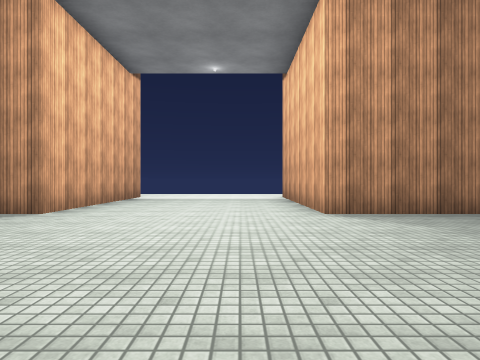
View 1 (above)

24 first-person views from a walk through a 3-D level made in the Unity game engine. The camera is 1.2 m above the floor, looks level and sees 75° across. The floor is counted in squares, 2 m on a side. Each view is taken from the middle of a square. On the plan, view 1 faces up. The plan holds only what a view shows up to about 9 squares ahead; the rest is blank. The place goes on beyond the plan. The player is left out. Door leaves are left out, so doorways stand open. Some surface patterns are stand-ins.

View 2
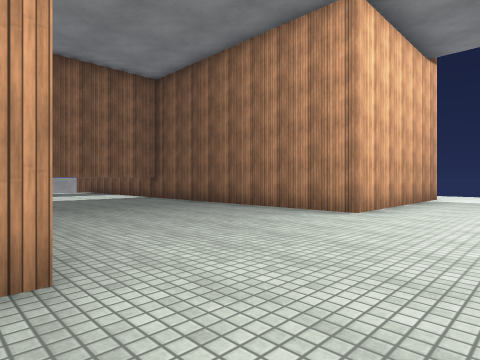

View 3
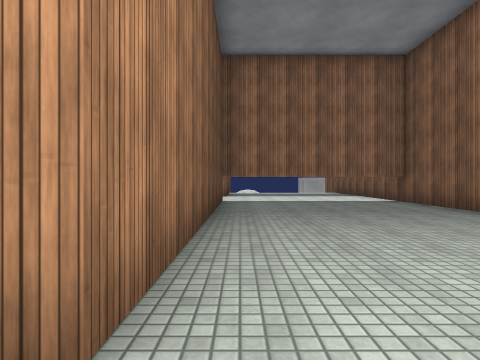

View 4
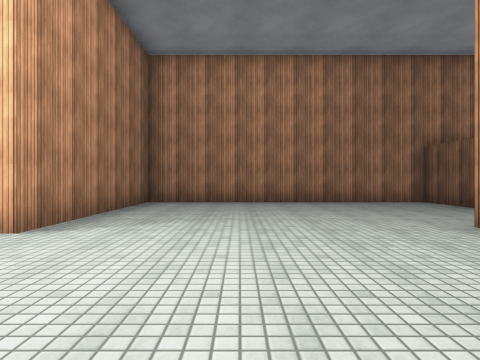

View 5
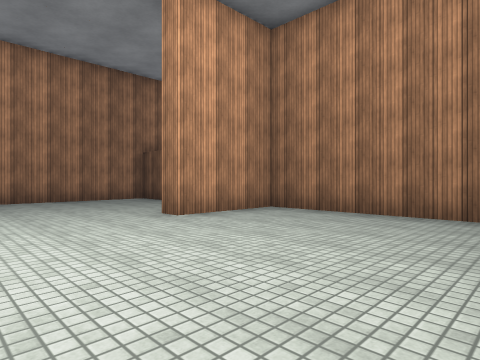

View 6
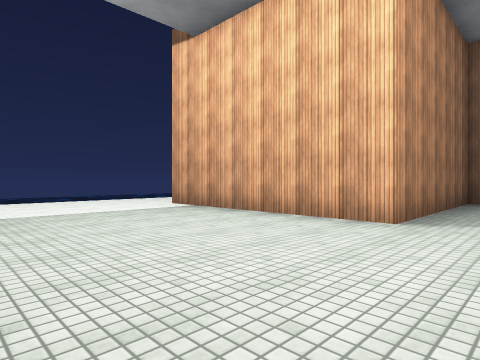

View 7
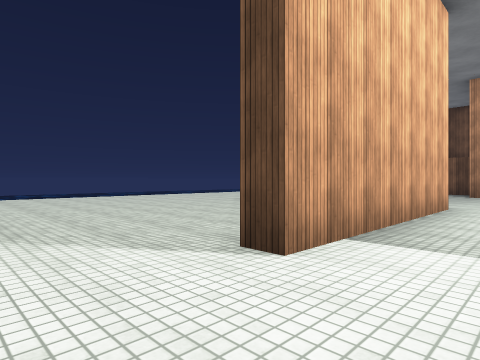

View 8
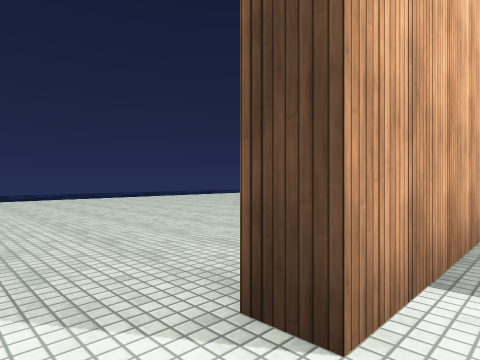

View 9
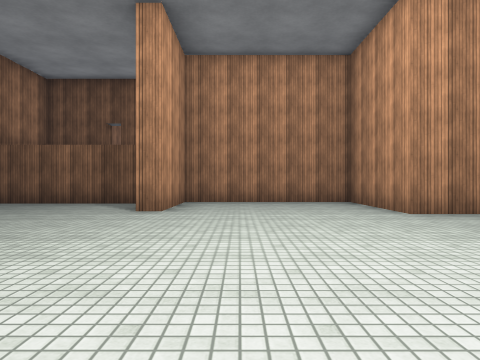

View 10
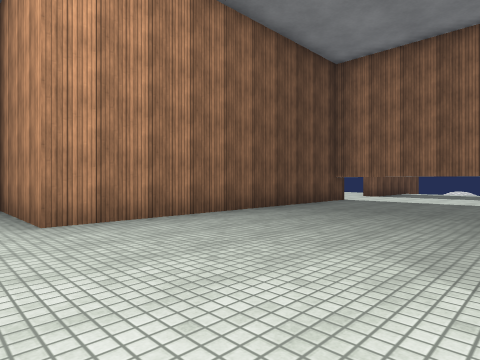

View 11
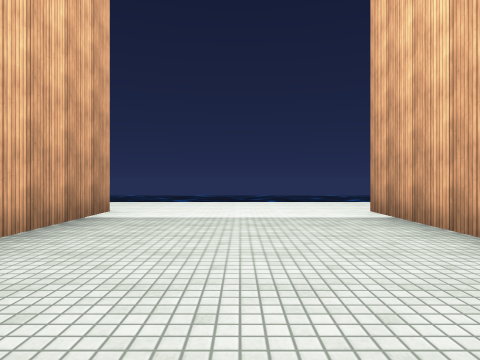

View 12
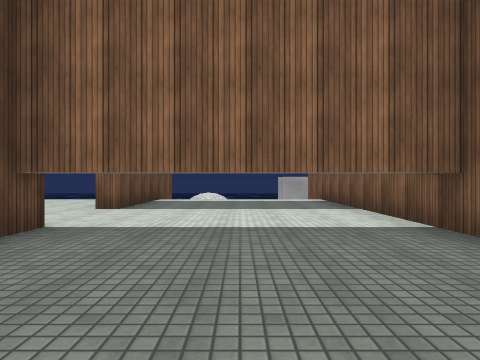

View 13
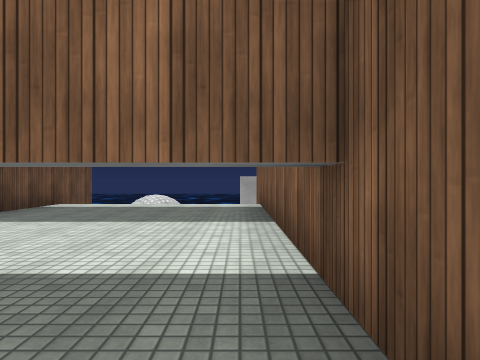

View 14
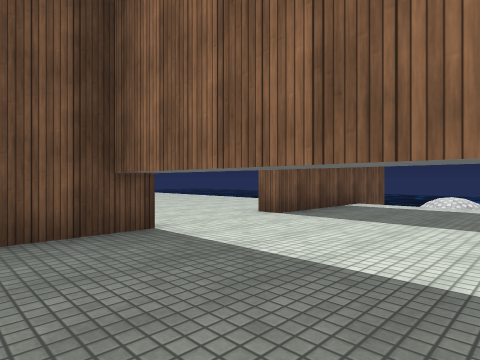

View 15
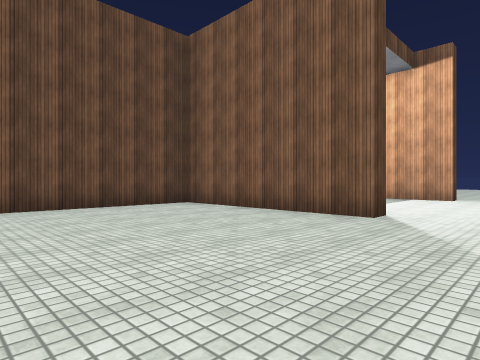

View 16
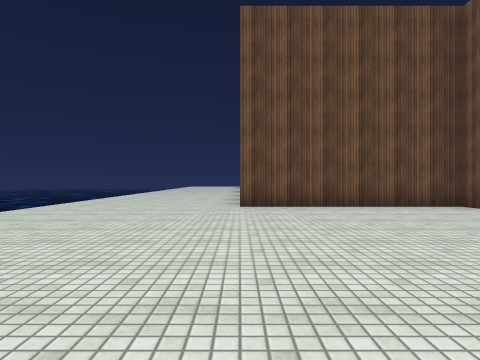

View 17
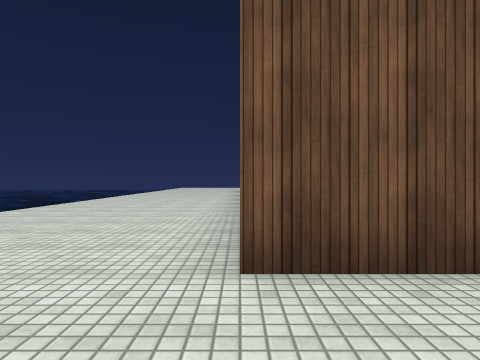

View 18
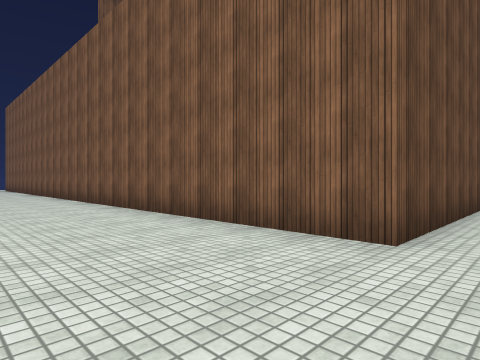

View 19
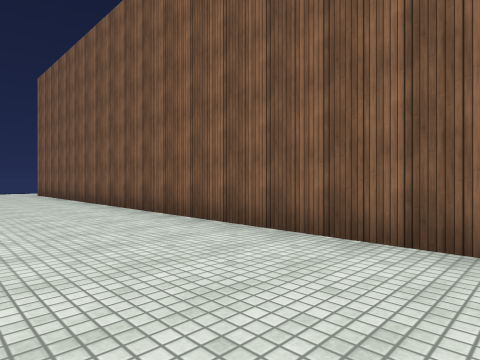

View 20
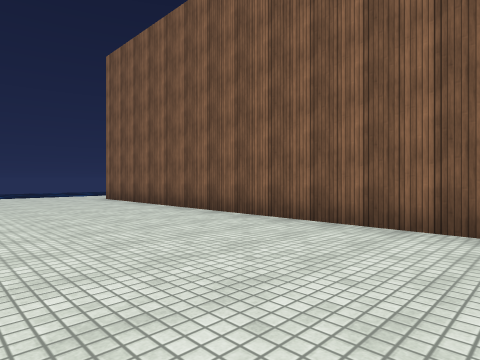

View 21
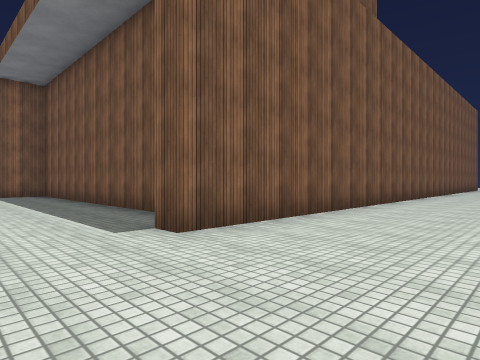

View 22
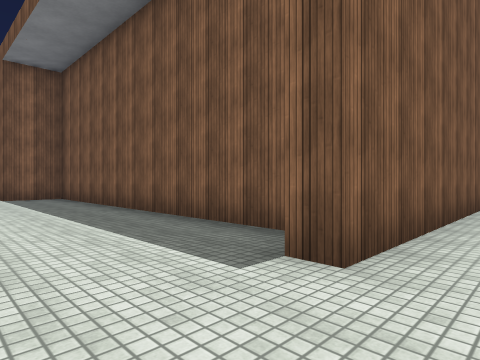

View 23
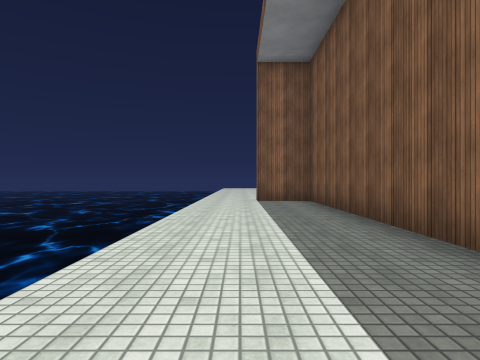

View 24
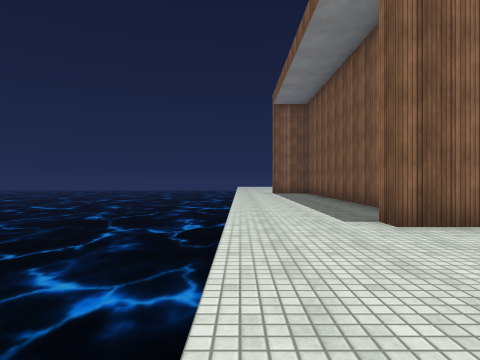

### Floor plan
Key: @ floor where view 1 was taken; # wall or solid block; . floor; v drop or lower ground; T thing the floor can be seen under or through.
Columns run from 18 left of view 1 to 11 right of it. Each row starts with its distance up from view 1.
 13               ............
 12               ...............
 11               #.....#.........
 10               #.....#.........
  9               #.....#.........
  8               #.....#.........
  7               #.....#.........
  6 ###############.....######....
  5  v.....T.................#....
  4  v.....T.................#....
  3  v.....T.................#....
  2  v.....T.................#....
  1 vv.....T.................#....
  0  ####..T########..@.#....#....
 -1   .....        #....#....#....
 -2   .....        #....######...
 -3    ...         ######    #...
 -4                          #....
 -5                          #....
 -6                          #....
 -7                          #....
 -8                          #....
 -9                          #...
-10                          #...
-11                          #...
-12                          #...
-13                ###########...
-14                #.............
-15                ..............
-16                ...............
-17                     vvvv

Where each view was taken, in squares from view 1:
view 1: 0 up, 0 right, facing up
view 2: 0 up, 1 left, facing up-left
view 3: 1 up, 2 left, facing left
view 4: 3 up, 2 left, facing right
view 5: 3 up, 3 left, facing down-right
view 6: 4 up, 3 left, facing up-right
view 7: 13 up, 0 right, facing down-right
view 8: 12 up, 1 right, facing down-right
view 9: 6 up, 0 right, facing down
view 10: 5 up, 2 left, facing down-left
view 11: 5 up, 1 left, facing up
view 12: 3 up, 7 left, facing left
view 13: 5 up, 9 left, facing left
view 14: 4 up, 9 left, facing down-left
view 15: 13 up, 7 right, facing down-left
view 16: 13 up, 7 right, facing down
view 17: 8 up, 7 right, facing down
view 18: 7 up, 10 right, facing down-left
view 19: 0 up, 10 right, facing down-left
view 20: 4 down, 11 right, facing down-left
view 21: 16 down, 10 right, facing up-left
view 22: 16 down, 8 right, facing up-left
view 23: 15 down, 6 right, facing left
view 24: 16 down, 11 right, facing left
